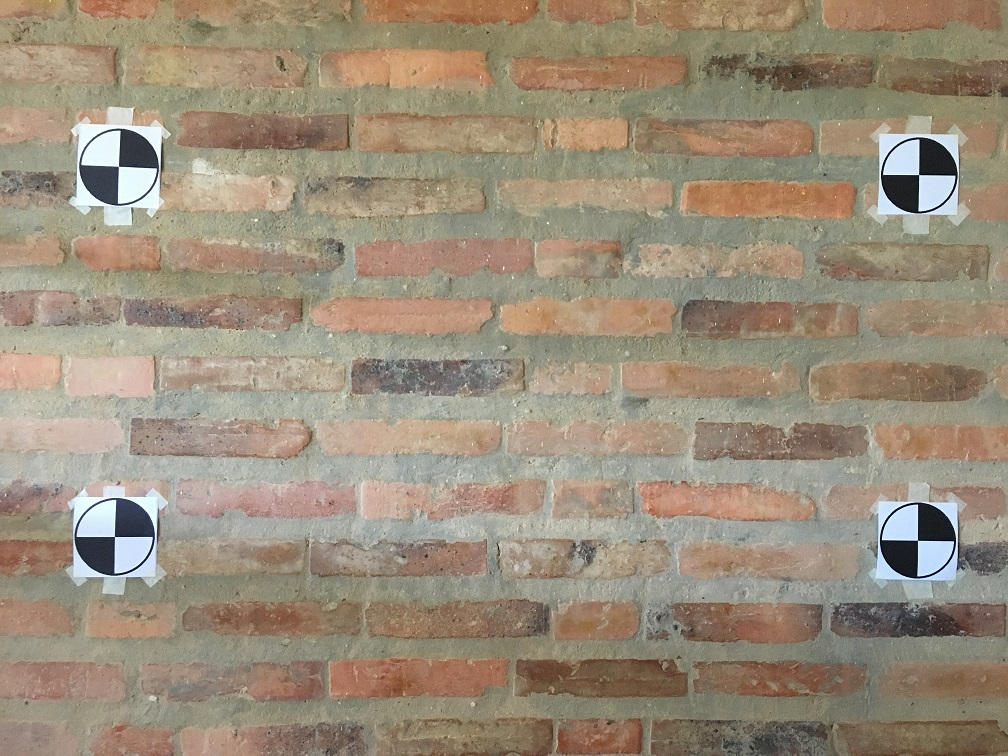
#> input picture computer_vision/PS3_export/ps03/input_images/ps3-2-a_base.jpg, 1008 x 756 px
$ python -i ps3.py   (imports and definitions only)
#> lines starting #> are read from the running program, lines starting #| are printed output that depends on the picture
#> further down, picture is the input picture: shape (756, 1008, 3); mean B, G, R 122.5, 141.7, 154.7
"""
CS6476 Problem Set 3 imports. Only Numpy and cv2 are allowed.
"""
import cv2
import numpy as np


# [43 lines left out: functions show_image, euclidean_distance, get_corners_list, not called in this run]


def find_markers(image, template=None):
    """Finds four corner markers.

    Use a combination of circle finding, corner detection and convolution to
    find the four markers in the image.

    Args:
        image (numpy.array): image array of uint8 values.
        template (numpy.array): template image of the markers.

    Returns:
        list: List of four (x, y) tuples
            in the order [top-left, bottom-left, top-right, bottom-right].
    """
    ksize = (11,13)
    image_copy = np.copy(image)
    gray = cv2.cvtColor(image_copy, cv2.COLOR_BGR2GRAY)
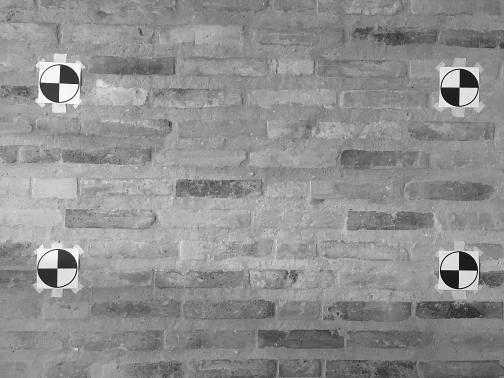
#> gray: shape (756, 1008) (shown at 1/2 size); min 1, max 255, mean 143.4
    gray_blurred = cv2.blur(gray, ksize)
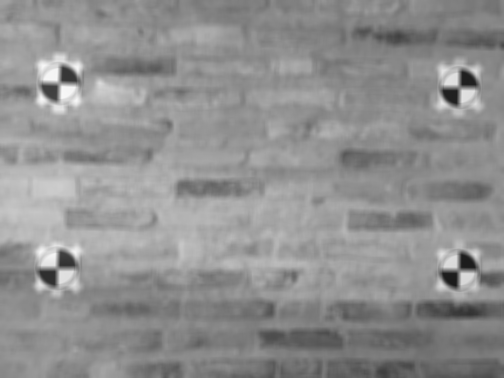
#> gray_blurred: shape (756, 1008) (shown at 1/2 size); min 25, max 248, mean 143.4
    # Blur and use corner detection with kmeans
    corners_found = cv2.cornerHarris(gray_blurred, 5, 19, 0, 1)
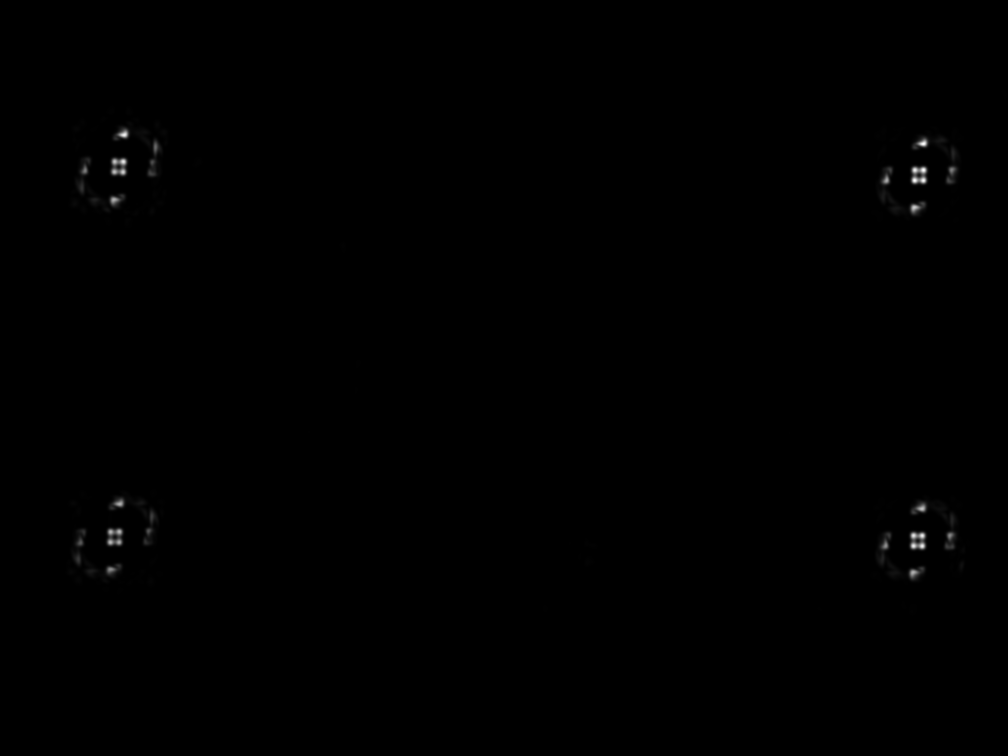
#> corners_found: shape (756, 1008) float32; min 12.92, max 1.66e+14, mean 3.08e+11; drawn with min black and max white
    X, Y = np.nonzero(corners_found > 0.01 * corners_found.max())
#> X = 11614 values from 109 to 584; Y = 11614 values, max 965 at index 9615, min 67 at index 10615, mean 493.9
    corner_points = np.array([[x, y] for x, y in zip(X, Y)], dtype=np.float32)
#> corner_points = 11614 pairs, first value 109 to 584, second value 67 to 965
    ret, label, centers = cv2.kmeans(corner_points, 4, None, (cv2.TERM_CRITERIA_EPS + cv2.TERM_CRITERIA_MAX_ITER, 10, 1.0), 10, cv2.KMEANS_RANDOM_CENTERS)
#> ret = 19305610.7; label = 11614 values, max 3 at index 0, min 0 at index 311, mean 1.57; centers = [[174.7, 917.9], [537.9, 112.8], [540.6, 915.3], [167.6, 119.8]]
    # sorted from left to right
    centers_sorted = centers[centers[:, 1].argsort()]
#> centers_sorted = [[537.9, 112.8], [167.6, 119.8], [540.6, 915.3], [174.7, 917.9]]
    saved_index = None
    top_left = None
    top_right = None
    if len(centers_sorted) == 4:
        # go through left points to find top left and bottom left
        toppest = 99999
        for counter in range(0,2):
            center_yx = centers_sorted[counter]
            y = center_yx[0]
            x = center_yx[1]
            if y < toppest:
                toppest = y
                top_left = (int(x),int(y))
                saved_index = counter
#> this loop made 2 passes
#> (y, x, toppest, top_left) on passes 1 to 2: (537.9, 112.8, 537.9, (112, 537)), (167.6, 119.8, 167.6, (119, 167))
#> after the loop, saved_index = 1; toppest = 167.6
        # delete the points from our list after saving them
        missing_top_left = np.delete(centers_sorted, saved_index, 0)
#> missing_top_left = [[537.9, 112.8], [540.6, 915.3], [174.7, 917.9]]
        bottom_left = (int(missing_top_left[0][1]), int(missing_top_left[0][0]))
#> bottom_left = (112, 537)
        missing_left = np.delete(missing_top_left, 0, 0)
#> missing_left = [[540.6, 915.3], [174.7, 917.9]]
        # go through remaining right points to find top right and bottom right
        toppest = 99999
        for counter in range(0,2):
            center_yx = missing_left[counter]
            y = center_yx[0]
            x = center_yx[1]
            if y < toppest:
                toppest = y
                top_right = (int(x),int(y))
                saved_index = counter
#> this loop made 2 passes
#> (y, x, toppest, top_right) on passes 1 to 2: (540.6, 915.3, 540.6, (915, 540)), (174.7, 917.9, 174.7, (917, 174))
#> after the loop, saved_index = 1; toppest = 174.7
        missing_left_and_top_right = np.delete(missing_left, saved_index, 0)
#> missing_left_and_top_right = [[540.6, 915.3]]
        bottom_right = (int(missing_left_and_top_right[0][1]), int(missing_left_and_top_right[0][0]))
#> bottom_right = (915, 540)
    else:
        # we cant determine the center
        return None, None, None, None
    return top_left, bottom_left, top_right, bottom_right


# [134 lines left out: functions draw_box, project_imageA_onto_imageB, find_four_point_transform, video_frame_generator, not called in this run]

>>> import cv2
>>> picture = cv2.imread('input_images/ps3-2-a_base.jpg')
>>> result = find_markers(picture)
#> result = ((119, 167), (112, 537), (917, 174), (915, 540))

$ run again, on computer_vision/PS3_export/ps03/input_images/ps3-3-a_base.jpg
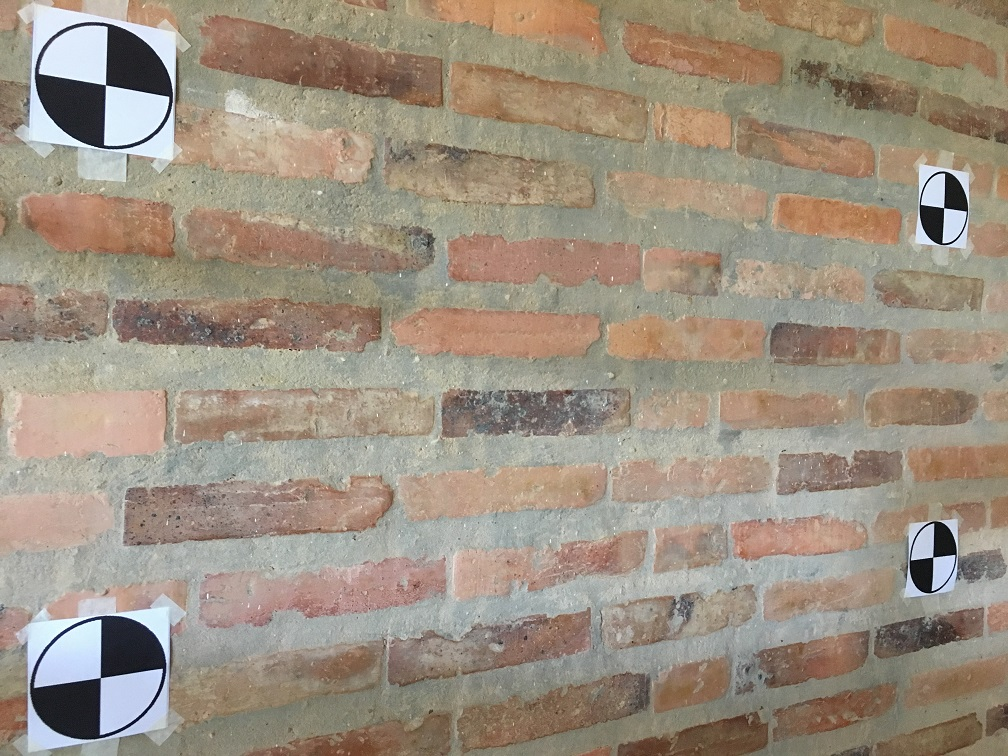
#> input picture computer_vision/PS3_export/ps03/input_images/ps3-3-a_base.jpg, 1008 x 756 px
#> picture is the input picture: shape (756, 1008, 3); mean B, G, R 129.1, 144.8, 157.2
#> in find_markers, `gray_blurred = cv2.blur(gray, ksize)`:
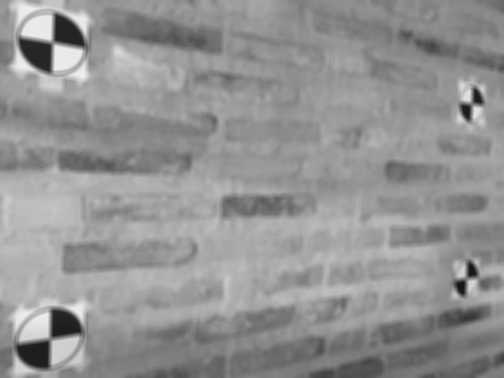
#> gray_blurred: shape (756, 1008) (shown at 1/2 size); min 21, max 240, mean 146.7
#> in find_markers, `corners_found = cv2.cornerHarris(gray_blurred, 5, 19, 0, 1)`:
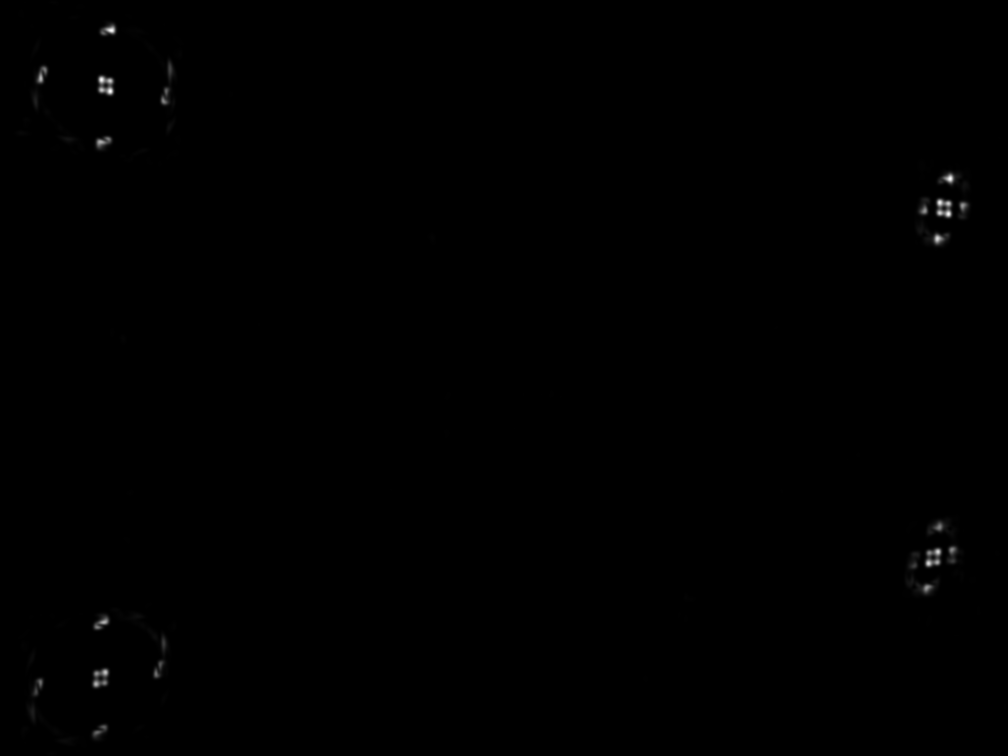
#> corners_found: shape (756, 1008) float32; min 1.72e-08, max 1.86e+14, mean 3.29e+11; drawn with min black and max white
#> X = 10830 values from 1 to 754; Y = 10830 values, max 971 at index 3923, min 16 at index 2366, mean 456.3
#> corner_points = 10830 pairs, first value 1 to 754, second value 16 to 971
#> ret = 31896516.6; label = 10830 values, max 3 at index 0, min 0 at index 3016, mean 1.57; centers = [[208, 942.4], [674.8, 97.69], [558.4, 931.9], [93.95, 106.3]]
#> centers_sorted = [[674.8, 97.69], [93.95, 106.3], [558.4, 931.9], [208, 942.4]]
#> the loop in find_markers, `for counter in range(0,2):` made 2 passes
#> (y, x, toppest, top_left) on passes 1 to 2: (674.8, 97.69, 674.8, (97, 674)), (93.95, 106.3, 93.95, (106, 93))
#> after the loop in find_markers, `for counter in range(0,2):`: saved_index = 1; toppest = 93.95
#> missing_top_left = [[674.8, 97.69], [558.4, 931.9], [208, 942.4]]
#> bottom_left = (97, 674)
#> missing_left = [[558.4, 931.9], [208, 942.4]]
#> the loop in find_markers, `for counter in range(0,2):` made 2 passes
#> (y, x, toppest, top_right) on passes 1 to 2: (558.4, 931.9, 558.4, (931, 558)), (208, 942.4, 208, (942, 208))
#> after the loop in find_markers, `for counter in range(0,2):`: saved_index = 1; toppest = 208
#> missing_left_and_top_right = [[558.4, 931.9]]
#> bottom_right = (931, 558)
#> result = ((106, 93), (97, 674), (942, 208), (931, 558))

$ run again, on computer_vision/PS3_export/ps03/input_images/ps3-2-b_base.jpg
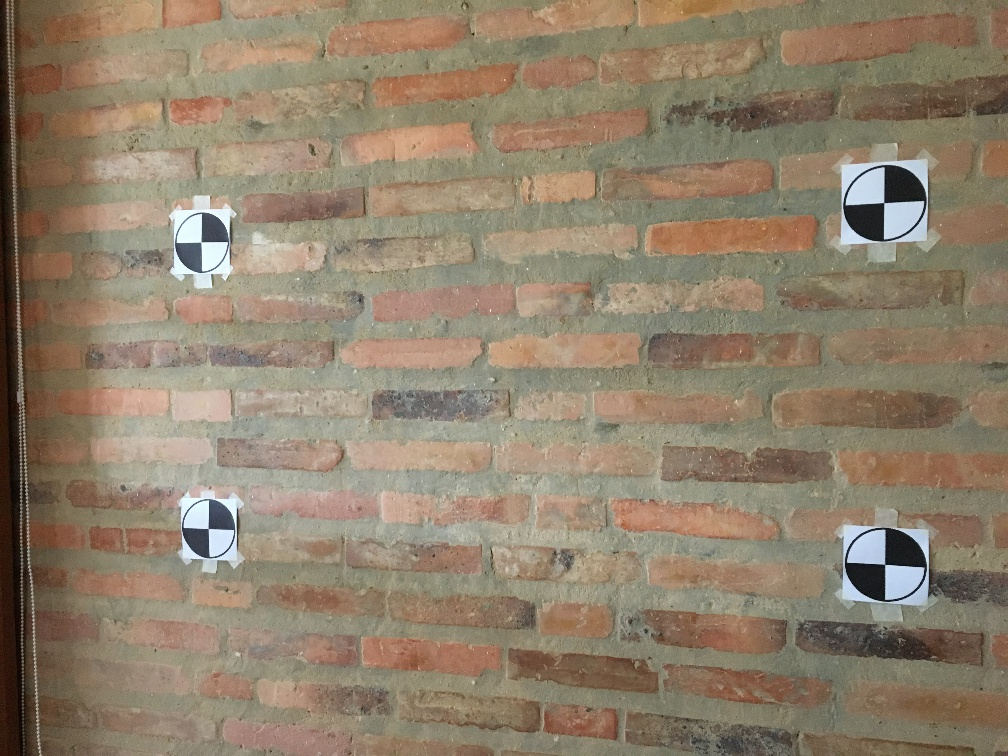
#> input picture computer_vision/PS3_export/ps03/input_images/ps3-2-b_base.jpg, 1008 x 756 px
#> picture is the input picture: shape (756, 1008, 3); mean B, G, R 107.9, 128.6, 143.9
#> in find_markers, `gray = cv2.cvtColor(image_copy, cv2.COLOR_BGR2GRAY)`:
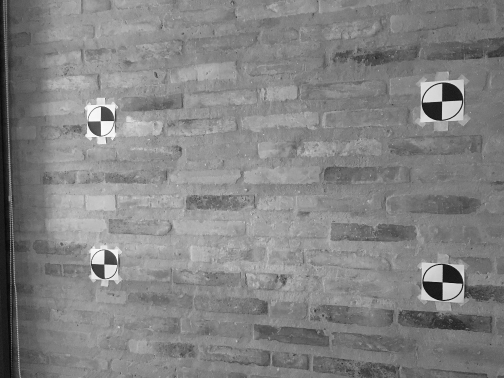
#> gray: shape (756, 1008) (shown at 1/2 size); min 2, max 253, mean 130.8
#> in find_markers, `corners_found = cv2.cornerHarris(gray_blurred, 5, 19, 0, 1)`:
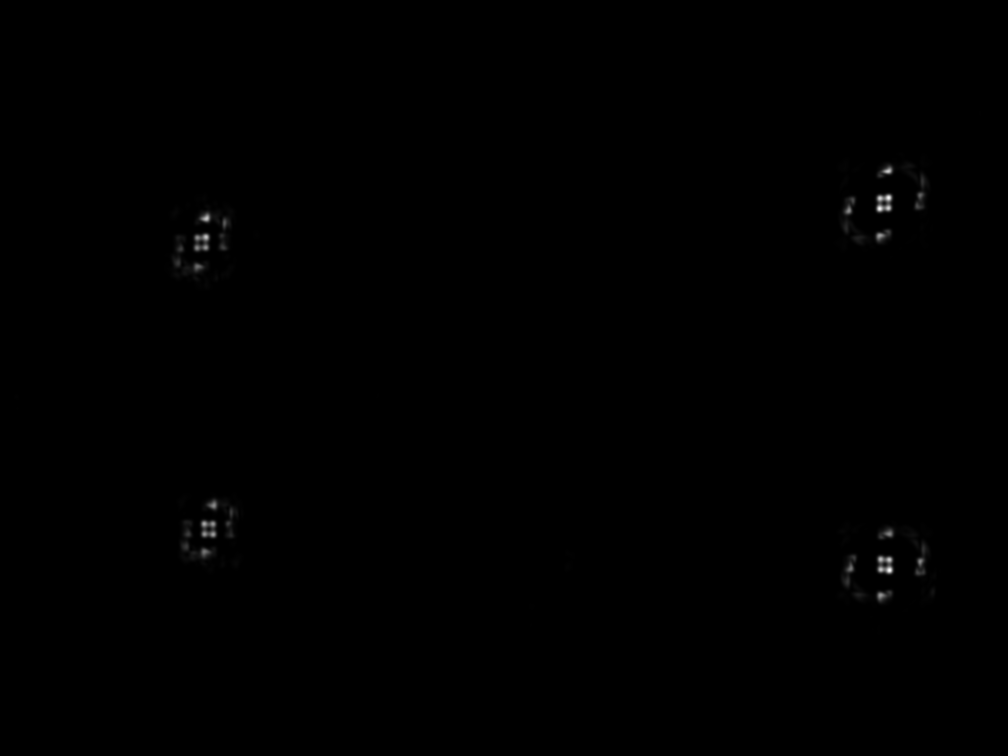
#> corners_found: shape (756, 1008) float32; min 63.88, max 1.37e+14, mean 2.19e+11; drawn with min black and max white
#> X = 11651 values from 158 to 605; Y = 11651 values, max 936 at index 10505, min 169 at index 5240, mean 559.5
#> corner_points = 11651 pairs, first value 158 to 605, second value 169 to 936
#> ret = 15524399.2; label = 11651 values, max 3 at index 1097, min 0 at index 0, mean 1.52; centers = [[202.8, 880.9], [532.1, 209], [564.5, 883.8], [244.4, 202.2]]
#> centers_sorted = [[244.4, 202.2], [532.1, 209], [202.8, 880.9], [564.5, 883.8]]
#> the loop in find_markers, `for counter in range(0,2):` made 2 passes
#> (y, x, toppest, top_left) on pass 1: (244.4, 202.2, 244.4, (202, 244))
#> after the loop in find_markers, `for counter in range(0,2):`: saved_index = 0; toppest = 244.4
#> missing_top_left = [[532.1, 209], [202.8, 880.9], [564.5, 883.8]]
#> bottom_left = (208, 532)
#> missing_left = [[202.8, 880.9], [564.5, 883.8]]
#> the loop in find_markers, `for counter in range(0,2):` made 2 passes
#> (y, x, toppest, top_right) on pass 1: (202.8, 880.9, 202.8, (880, 202))
#> after the loop in find_markers, `for counter in range(0,2):`: saved_index = 0; toppest = 202.8
#> missing_left_and_top_right = [[564.5, 883.8]]
#> bottom_right = (883, 564)
#> result = ((202, 244), (208, 532), (880, 202), (883, 564))
